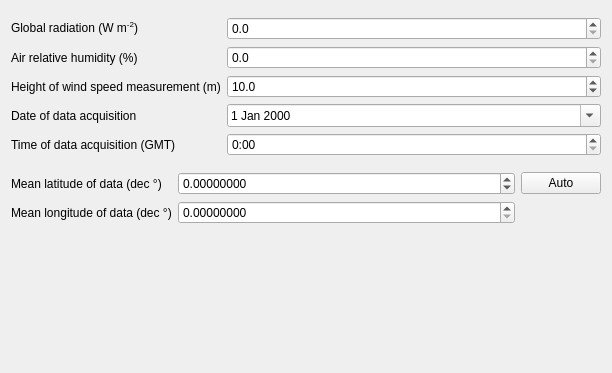
                   <widget class="QWidget" name="scrollAreaWidgetContents_6">
                    <property name="geometry">
                     <rect>
                      <x>0</x>
                      <y>0</y>
                      <width>612</width>
                      <height>373</height>
                     </rect>
                    </property>
                    <property name="sizePolicy">
                     <sizepolicy hsizetype="Expanding" vsizetype="Expanding">
                      <horstretch>0</horstretch>
                      <verstretch>0</verstretch>
                     </sizepolicy>
                    </property>
                    <layout class="QGridLayout" name="gridLayout_23">
                     <item row="3" column="0">
                      <spacer name="verticalSpacer_8">
                       <property name="orientation">
                        <enum>Qt::Vertical</enum>
                       </property>
                       <property name="sizeHint" stdset="0">
                        <size>
                         <width>20</width>
                         <height>40</height>
                        </size>
                       </property>
                      </spacer>
                     </item>
                     <item row="0" column="0">
                      <layout class="QGridLayout" name="gridLayout_10">
                       <property name="topMargin">
                        <number>6</number>
                       </property>
                       <item row="0" column="0">
                        <widget class="QLabel" name="label_24">
                         <property name="text">
                          <string>&lt;html&gt;&lt;head/&gt;&lt;body&gt;&lt;p&gt;Global radiation (W m&lt;span style=&quot; vertical-align:super;&quot;&gt;-2&lt;/span&gt;)&lt;/p&gt;&lt;/body&gt;&lt;/html&gt;</string>
                         </property>
                        </widget>
                       </item>
                       <item row="0" column="1">
                        <widget class="QDoubleSpinBox" name="dsb_global">
                         <property name="sizePolicy">
                          <sizepolicy hsizetype="Expanding" vsizetype="Fixed">
                           <horstretch>0</horstretch>
                           <verstretch>0</verstretch>
                          </sizepolicy>
                         </property>
                         <property name="decimals">
                          <number>1</number>
                         </property>
                         <property name="maximum">
                          <double>9999.000000000000000</double>
                         </property>
                        </widget>
                       </item>
                       <item row="1" column="0">
                        <widget class="QLabel" name="label_25">
                         <property name="text">
                          <string>Air relative humidity (%)</string>
                         </property>
                        </widget>
                       </item>
                       <item row="1" column="1">
                        <widget class="QDoubleSpinBox" name="dsb_humid">
                         <property name="sizePolicy">
                          <sizepolicy hsizetype="Expanding" vsizetype="Fixed">
                           <horstretch>0</horstretch>
                           <verstretch>0</verstretch>
                          </sizepolicy>
                         </property>
                         <property name="decimals">
                          <number>1</number>
                         </property>
                         <property name="maximum">
                          <double>100.000000000000000</double>
                         </property>
                        </widget>
                       </item>
                       <item row="2" column="0">
                        <widget class="QLabel" name="label_26">
                         <property name="text">
                          <string>Height of wind speed measurement (m)</string>
                         </property>
                        </widget>
                       </item>
                       <item row="2" column="1">
                        <widget class="QDoubleSpinBox" name="dsb_hwind">
                         <property name="sizePolicy">
                          <sizepolicy hsizetype="Expanding" vsizetype="Fixed">
                           <horstretch>0</horstretch>
                           <verstretch>0</verstretch>
                          </sizepolicy>
                         </property>
                         <property name="prefix">
                          <string/>
                         </property>
                         <property name="suffix">
                          <string/>
                         </property>
                         <property name="decimals">
                          <number>1</number>
                         </property>
                         <property name="maximum">
                          <double>1000.000000000000000</double>
                         </property>
                         <property name="value">
                          <double>10.000000000000000</double>
                         </property>
                        </widget>
                       </item>
                       <item row="3" column="0">
                        <widget class="QLabel" name="label_27">
                         <property name="text">
                          <string>Date of data acquisition</string>
                         </property>
                        </widget>
                       </item>
                       <item row="3" column="1">
                        <widget class="QDateEdit" name="dateEdit">
                         <property name="sizePolicy">
                          <sizepolicy hsizetype="Expanding" vsizetype="Fixed">
                           <horstretch>0</horstretch>
                           <verstretch>0</verstretch>
                          </sizepolicy>
                         </property>
                         <property name="calendarPopup">
                          <bool>true</bool>
                         </property>
                        </widget>
                       </item>
                       <item row="4" column="0">
                        <widget class="QLabel" name="label_10">
                         <property name="text">
                          <string>Time of data acquisition (GMT)</string>
                         </property>
                        </widget>
                       </item>
                       <item row="4" column="1">
                        <widget class="QTimeEdit" name="timeEdit">
                         <property name="sizePolicy">
                          <sizepolicy hsizetype="Expanding" vsizetype="Fixed">
                           <horstretch>0</horstretch>
                           <verstretch>0</verstretch>
                          </sizepolicy>
                         </property>
                         <property name="correctionMode">
                          <enum>QAbstractSpinBox::CorrectToPreviousValue</enum>
                         </property>
                         <property name="displayFormat">
                          <string>H:mm</string>
                         </property>
                         <property name="calendarPopup">
                          <bool>false</bool>
                         </property>
                         <property name="currentSectionIndex">
                          <number>0</number>
                         </property>
                         <property name="timeSpec">
                          <enum>Qt::UTC</enum>
                         </property>
                        </widget>
                       </item>
                      </layout>
                     </item>
                     <item row="2" column="0">
                      <layout class="QGridLayout" name="gridLayout_15">
                       <item row="0" column="0">
                        <widget class="QLabel" name="label_28">
                         <property name="text">
                          <string>Mean latitude of data (dec °)</string>
                         </property>
                        </widget>
                       </item>
                       <item row="0" column="2">
                        <widget class="QPushButton" name="b_auto_latlong">
                         <property name="sizePolicy">
                          <sizepolicy hsizetype="Fixed" vsizetype="Fixed">
                           <horstretch>0</horstretch>
                           <verstretch>0</verstretch>
                          </sizepolicy>
                         </property>
                         <property name="text">
                          <string>Auto</string>
                         </property>
                        </widget>
                       </item>
                       <item row="1" column="0">
                        <widget class="QLabel" name="label_29">
                         <property name="text">
                          <string>Mean longitude of data (dec °)</string>
                         </property>
                        </widget>
                       </item>
                       <item row="0" column="1">
                        <widget class="QDoubleSpinBox" name="dsb_lat">
                         <property name="sizePolicy">
                          <sizepolicy hsizetype="Expanding" vsizetype="Fixed">
                           <horstretch>0</horstretch>
                           <verstretch>0</verstretch>
                          </sizepolicy>
                         </property>
                         <property name="decimals">
                          <number>8</number>
                         </property>
                         <property name="minimum">
                          <double>-90.000000000000000</double>
                         </property>
                         <property name="maximum">
                          <double>90.989999999999995</double>
                         </property>
                        </widget>
                       </item>
                       <item row="1" column="1">
                        <widget class="QDoubleSpinBox" name="dsb_long">
                         <property name="sizePolicy">
                          <sizepolicy hsizetype="Expanding" vsizetype="Fixed">
                           <horstretch>0</horstretch>
                           <verstretch>0</verstretch>
                          </sizepolicy>
                         </property>
                         <property name="decimals">
                          <number>8</number>
                         </property>
                         <property name="maximum">
                          <double>360.000000000000000</double>
                         </property>
                        </widget>
                       </item>
                      </layout>
                     </item>
                     <item row="1" column="0">
                      <spacer name="verticalSpacer_9">
                       <property name="orientation">
                        <enum>Qt::Vertical</enum>
                       </property>
                       <property name="sizeType">
                        <enum>QSizePolicy::Preferred</enum>
                       </property>
                       <property name="sizeHint" stdset="0">
                        <size>
                         <width>20</width>
                         <height>10</height>
                        </size>
                       </property>
                      </spacer>
                     </item>
                    </layout>
                   </widget>
